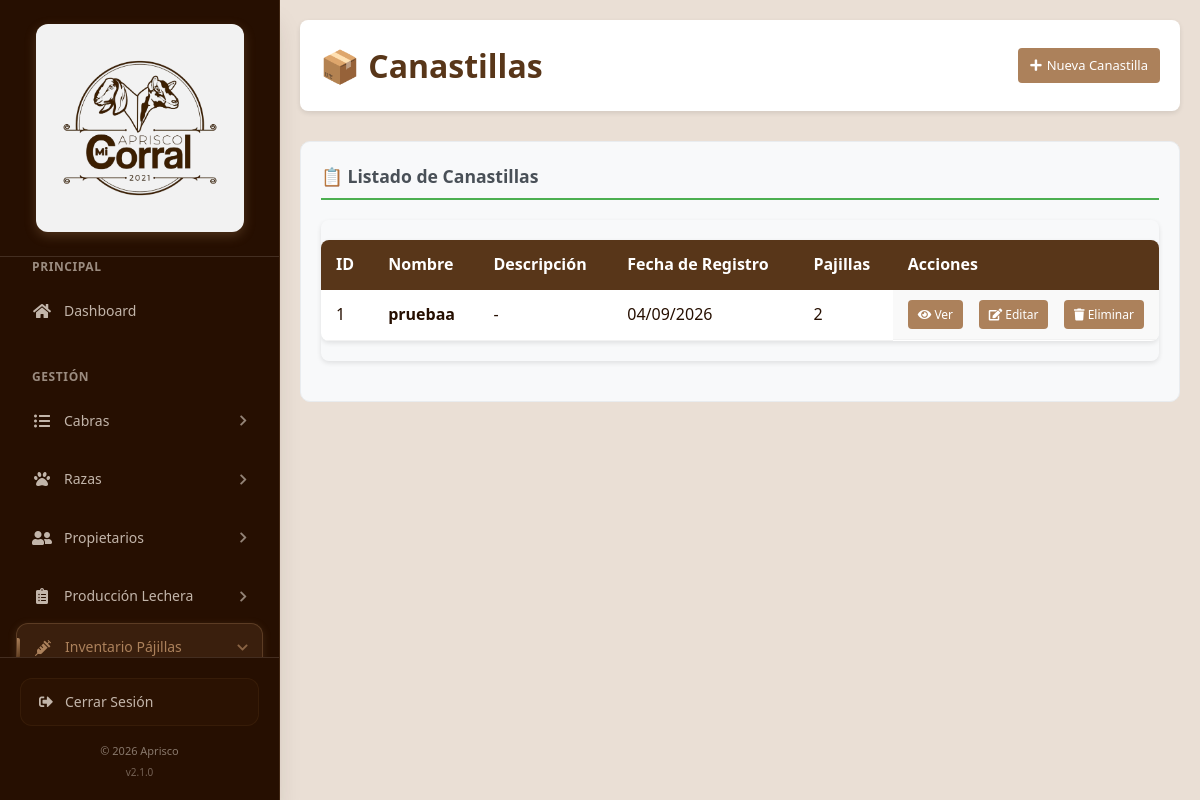
The app's page /canastillas (signed in) with its own data.
### tables this page shows
CREATE TABLE `canastillas` (
  `id_canastilla` int UNSIGNED NOT NULL,
  `nombre` varchar(150) NOT NULL,
  `descripcion` text,
  `fecha_registro` timestamp NULL DEFAULT CURRENT_TIMESTAMP
);

### config/database.php (called while the page is built)
<?php
class Database
{
    private $host = 'localhost';
    private $db_name = 'apriscom_aprisco';
    private $username = 'root';
    private $password = '';
    private $conn = null;
    public function getConnection()
    {
        if ($this->conn === null) {
            try {
                $this->conn = new PDO(
                    "mysql:host=" . $this->host . ";dbname=" . $this->db_name . ";charset=utf8mb4",
                    $this->username,
                    $this->password,
                    [
                        PDO::ATTR_ERRMODE => PDO::ERRMODE_EXCEPTION,
                        PDO::ATTR_DEFAULT_FETCH_MODE => PDO::FETCH_ASSOC,
                        PDO::ATTR_EMULATE_PREPARES => false
                    ]
                );
            } catch (PDOException $e) {
                error_log("Error de conexión: " . $e->getMessage());
                throw new Exception("Error de conexión a la base de datos");
            }
        }
        return $this->conn;
    }
}

### src/models/Canasta.php (called while the page is built, shortened)
<?php
class Canasta {
    private $db;
    public function __construct($db) {
        $this->db = $db;
    }
    public function getAll() {
        try {
            $sql = "SELECT * FROM canastillas ORDER BY nombre ASC";
            $stmt = $this->db->prepare($sql);
            $stmt->execute();
            return $stmt->fetchAll(PDO::FETCH_ASSOC);
        } catch (PDOException $e) {
            error_log("Error getting Canastillas: " . $e->getMessage());
            return [];
        }
    }
}

### includes/functions.php (called while the page is built, shortened)
<?php
function e($string) {
    return htmlspecialchars($string, ENT_QUOTES, 'UTF-8');
}

### src/views/canastillas/index.php (the view, shortened to what this page needs)
<!DOCTYPE html>
<html lang="es">
<head>
    <link rel="stylesheet" href="<?php echo BASE_URL; ?>/assets/css/style.css">
    <link rel="stylesheet" href="https://cdnjs.cloudflare.com/ajax/libs/font-awesome/5.15.3/css/all.min.css">
</head>
<body>
    <?php include __DIR__ . '/../../../includes/sidebar.php'; ?>
    <div class="container">
        <header class="dashboard-header">
            <h1>📦 Canastillas</h1>
            <a href="<?php echo BASE_URL; ?>/canastillas/create" class="btn btn-primary btn-nueva-pajilla">
                <i class="fas fa-plus"></i> Nueva Canastilla
            </a>
        </header>
        <main class="main-content">
            <div class="info-group">
                <h3>📋 Listado de Canastillas</h3>
                <?php if (!empty($canastillas)): ?>
                    <div class="table-responsive">
                        <table class="cabras-table">
                            <thead>
                                <tr>
                                    <th>ID</th>
                                    <th>Nombre</th>
                                    <th>Descripción</th>
                                    <th>Fecha de Registro</th>
                                    <th>Pajillas</th>
                                    <th>Acciones</th>
                                </tr>
                            </thead>
                            <tbody>
                                <?php foreach ($canastillas as $canastilla): ?>
                                    <tr>
                                        <td><?php echo e($canastilla['id_canastilla']); ?></td>
                                        <td><strong><?php echo e($canastilla['nombre']); ?></strong></td>
                                        <td><?php echo e($canastilla['descripcion'] ?: '-'); ?></td>
                                        <td><?php echo date('d/m/Y', strtotime($canastilla['fecha_registro'])); ?></td>
                                        <td><?php echo e($canastilla['pajilla_count'] ?? 0); ?></td>
                                        <td class="cabra-actions">
                                            <a href="<?php echo BASE_URL; ?>/canastillas/<?php echo $canastilla['id_canastilla']; ?>" class="btn btn-sm btn-info">
                                                <i class="fas fa-eye"></i> Ver
                                            </a>
                                            <a href="<?php echo BASE_URL; ?>/canastillas/<?php echo $canastilla['id_canastilla']; ?>/edit" class="btn btn-sm btn-warning">
                                                <i class="fas fa-edit"></i> Editar
                                            </a>
                                            <form method="POST" action="<?php echo BASE_URL; ?>/canastillas/<?php echo $canastilla['id_canastilla']; ?>/delete" style="display:inline-block;" onsubmit="return confirm('¿Estás seguro de eliminar esta canastilla?')">
                                                <button type="submit" class="btn btn-sm btn-danger">
                                                    <i class="fas fa-trash"></i> Eliminar
                                                </button>
                                            </form>
                                        </td>
                                    </tr>
                                <?php endforeach; ?>
                            </tbody>
                        </table>
                    </div>
                <?php endif; ?>
            </div>
        </main>
    </div>
</body>
</html>

### assets/css/style.css (style rules this page uses)
:root { --dark: #260f01; --brown: #583619; --tan: #ac815b; --beige: #dbb593; --cream: #eadfd5; --light: #f2f2f2; --black: #000000; --white: #ffffff; --gray: #666666; --light-gray: #999999; }
* { margin: 0; padding: 0; box-sizing: border-box; }
html { overflow-x: hidden; }
body { min-width: 320px; overflow-x: hidden; }
input, select, textarea, button { max-width: 100%; font: inherit; }
.container, .main-content, .dashboard-content, .dashboard-header, .form-container, .cabra-detail-container { width: 100%; min-width: 0; }
.sidebar ~ .container, .sidebar ~ .main-content { width: calc(100% - 280px); margin-left: 280px; }
.main-content { min-width: 0; overflow-x: auto; }
.dashboard-header > *, .actions-bar > *, .info-header > * { min-width: 0; }
.dashboard-header .detail-actions, .dashboard-header .form-actions, .actions-bar, .detail-actions, .cabra-actions { flex-wrap: wrap; }
.detail-actions .btn, .form-actions .btn, .cabra-actions .btn { max-width: 100%; }
.table-responsive, .production-table-wrap, .goat-table-wrap { max-width: 100%; overflow-x: auto; -webkit-overflow-scrolling: touch; }
table { max-width: 100%; }
body { font-family: "Segoe UI", Tahoma, Geneva, Verdana, sans-serif; line-height: 1.6; color: var(--dark); background-color: var(--cream); }
.container { max-width: 1200px; margin: 0 auto; padding: 20px; }
.btn { display: inline-block; padding: 12px 24px; background-color: var(--tan); color: var(--white); text-decoration: none; border: none; border-radius: 4px; cursor: pointer; font-size: 16px; transition: background-color 0.3s; }
.btn-primary { background-color: var(--tan); width: 100%; }
.dashboard-header { display: flex; justify-content: space-between; align-items: center; background: var(--white); padding: 20px; border-radius: 8px; margin-bottom: 30px; box-shadow: 0 2px 5px rgba(0, 0, 0, 0.1); }
.dashboard-header h1 { color: var(--brown); margin: 0; overflow-wrap: anywhere; }
.cabra-actions { padding: 15px; background: #f9f9f9; display: flex; gap: 10px; justify-content: space-between; }
.cabras-table { width: 100%; border-collapse: collapse; margin: 20px 0; background: var(--white); border-radius: 8px; overflow: hidden; box-shadow: 0 2px 5px rgba(0, 0, 0, 0.1); }
.cabras-table thead th { background: var(--brown); color: var(--white); padding: 12px 15px; text-align: left; font-weight: 600; }
.cabras-table tbody td { padding: 10px 15px; border-bottom: 1px solid var(--light); }
.cabra-actions { display: flex; gap: 5px; flex-wrap: wrap; }
.btn-sm { padding: 5px 10px; font-size: 12px; }
.info-group { border: 1px solid #e9ecef; border-radius: 10px; padding: 20px; background: #f8f9fa; margin-bottom: 20px; }
.info-group h3 { margin: 0 0 15px 0; color: #495057; font-size: 1.1em; border-bottom: 2px solid #4caf50; padding-bottom: 8px; }
.btn-nueva-pajilla { padding: 7px 12px; font-size: 13px; width: auto; display: inline-flex; align-items: center; gap: 5px; }

### includes/sidebar.php (style rules this page uses)
:root { --dark: #260F01; --brown: #583619; --tan: #AC815B; --beige: #DBB593; --cream: #EADFD5; --light: #F2F2F2; --black: #000000; --white: #FFFFFF; --gray: #666666; --light-gray: #999999; }

### src/views/canastillas/index.php (style rules this page uses)
.table-responsive { width: 100%; overflow-x: auto; -webkit-overflow-scrolling: touch; margin: 20px 0; border-radius: 8px; box-shadow: 0 2px 5px rgba(0, 0, 0, 0.1); }
.cabras-table { width: 100%; min-width: 720px; border-collapse: collapse; background: var(--white); overflow: hidden; }
.cabras-table thead th { background: var(--brown); color: var(--white); padding: 12px 15px; text-align: left; font-weight: 600; white-space: nowrap; }
.cabras-table tbody td { padding: 10px 15px; border-bottom: 1px solid var(--light); white-space: nowrap; }
.cabra-actions { display: flex; gap: 5px; flex-wrap: wrap; align-items: center; }
.cabra-actions .btn-sm { padding: 5px 10px; font-size: 12px; }

### records on screen
canastillas: id_canastilla "1", nombre "pruebaa", descripcion "-", fecha_registro "04/09/2026", pajilla_count "2"

### other values on screen
SITE_NAME "Aprisco"
